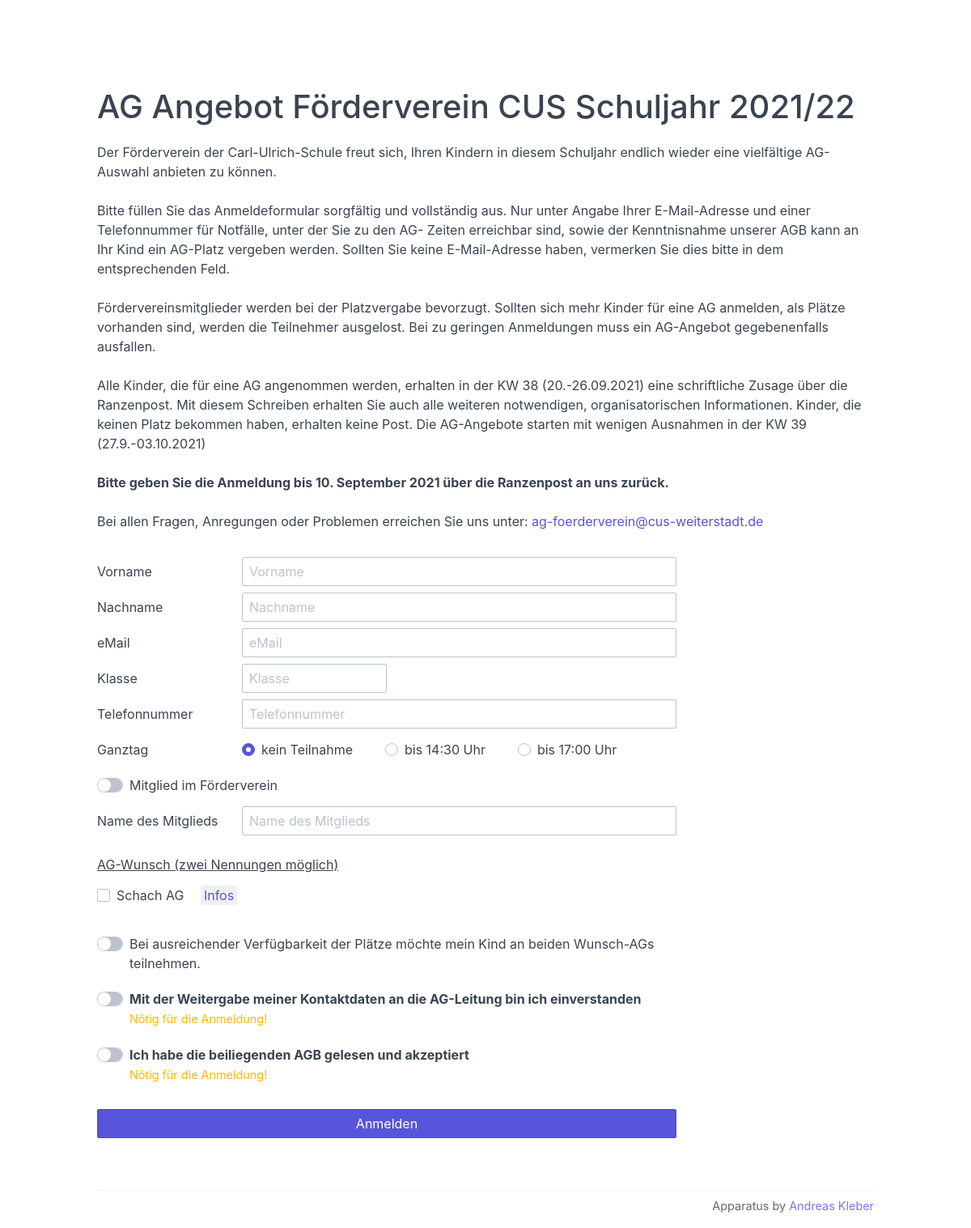
The page /event/1/view on the database as committed earlier.
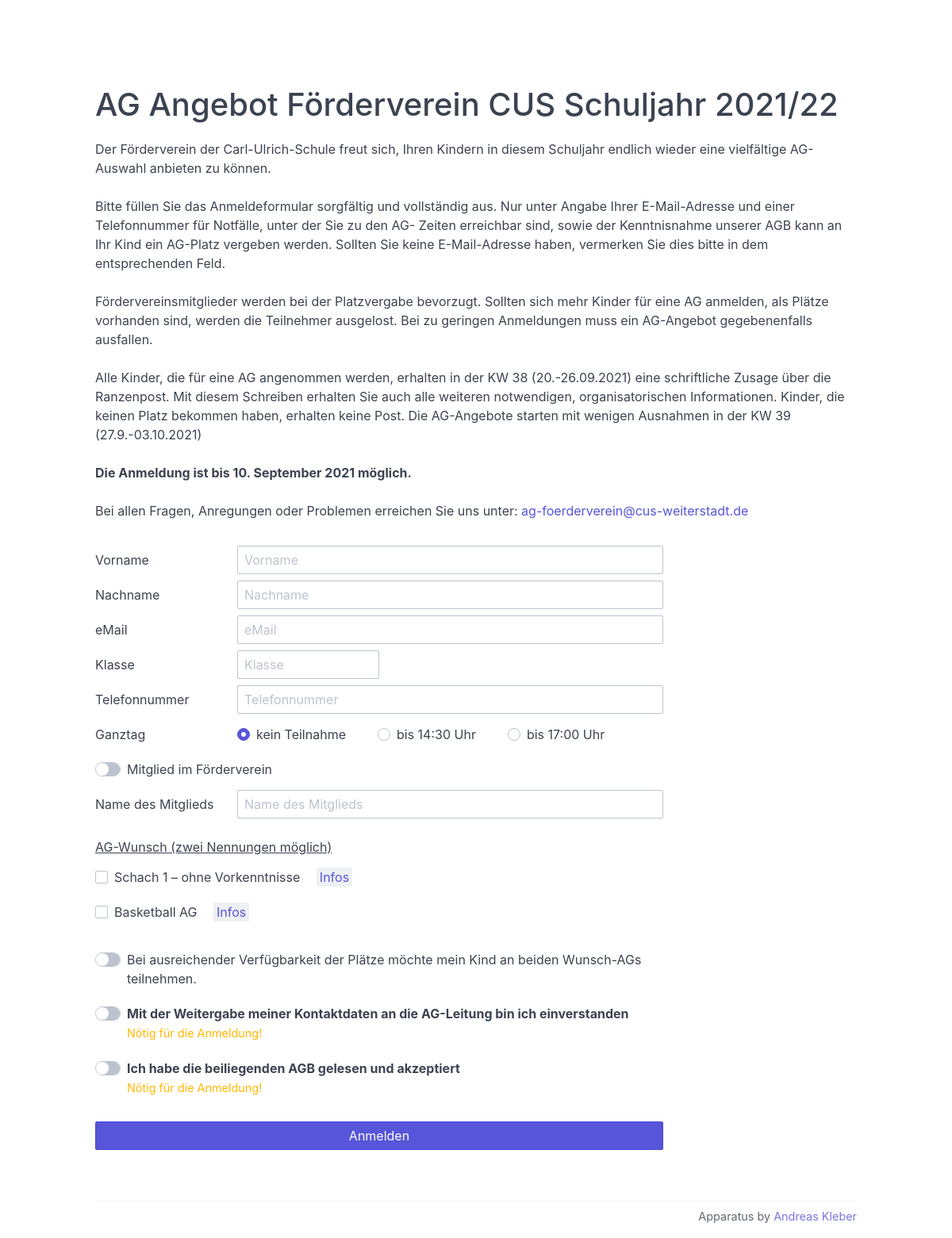
The same page on the database as committed later.
### tables this page shows
CREATE TABLE "event" (
	"eventID"	INTEGER NOT NULL,
	"tinylink"	TEXT NOT NULL,
	"active"	INTEGER NOT NULL,
	"title"	TEXT NOT NULL,
	"description"	TEXT,
	"creator"	INTEGER NOT NULL,
	"creationDate"	TEXT NOT NULL,
	"lastChangedDate"	TEXT NOT NULL,
	"registrationDeadline"	TEXT,
	"adminToken"	TEXT NOT NULL,
	"bannerImage"	BLOB,
	PRIMARY KEY("eventID" AUTOINCREMENT)
);

CREATE TABLE "activity" (
	"activityID"	INTEGER NOT NULL,
	"eventID"	INTEGER NOT NULL,
	"active"	INTEGER NOT NULL,
	"title"	TEXT NOT NULL,
	"description"	TEXT,
	"seats"	INTEGER,
	"creationDate"	TEXT NOT NULL,
	"lastChangedDate"	TEXT NOT NULL,
	PRIMARY KEY("activityID" AUTOINCREMENT)
);

### app/routes.py (the view)
@app.route("/event/<eventID>/view", methods=["GET"])
def eventView(eventID):
    cur = get_db().execute(
        "SELECT title, description FROM event WHERE eventID = ?", (eventID,)
    )
    rv = cur.fetchone()
    if not rv:
        return abort(404)
    event_data = {}
    event_data["eventID"] = eventID
    event_data["title"] = rv[0]
    event_data["description"] = markdown.markdown(rv[1])
    activity_data = []
    cur = get_db().execute(
        "SELECT activityID, title FROM activity WHERE eventID = ?", (eventID,)
    )
    for data in cur:
        a = {"activityID": data[0], "title": data[1]}
        activity_data.append(a)
    return render_template(
        "register.html", event_data=event_data, activity_data=activity_data
    )

### app/__init__.py (called while the page is built)
def get_db():
    db = getattr(g, "_database", None)
    if db is None:
        db = g._database = sqlite3.connect(DATABASE)
    return db

@app.teardown_appcontext
def close_connection(exception):
    db = getattr(g, "_database", None)
    if db is not None:
        db.close()

### app/templates/register.html (shortened to what this page needs)
{% extends 'eventBase.html' %}
{% block content %}
<H1 class="text-left mt-2">{{ event_data.title }}</H1>
<div>
  {{ event_data.description | safe }}
</div>
<div class="columns">
  <div class="column col-9 col-xs-12">
    <form class="form-horizontal" action="{{ url_for('register', eventID=event_data.eventID) }}" method="POST">
      <div class="form-group">
        <div class="col-3 col-sm-12">
          <label class="form-label" for="input-example-1">Vorname</label>
        </div>
        <div class="col-9 col-sm-12">
          <input class="form-input" type="text" name="firstName" placeholder="Vorname">
        </div>
      </div>
      <div class="form-group">
        <div class="col-3 col-sm-12">
          <label class="form-label" for="input-example-1">Nachname</label>
        </div>
        <div class="col-9 col-sm-12">
          <input class="form-input" type="text" name="familyName" placeholder="Nachname">
        </div>
      </div>
      <div class="form-group">
        <div class="col-3 col-sm-12">
          <label class="form-label" for="input-example-1">eMail</label>
        </div>
        <div class="col-9 col-sm-12">
          <input class="form-input" type="text" name="mail" placeholder="eMail">
        </div>
      </div>
      <div class="form-group">
        <div class="col-3 col-sm-12">
          <label class="form-label" for="input-example-1">Klasse</label>
        </div>
        <div class="col-3 col-sm-12">
          <input class="form-input" type="text" name="klasse" placeholder="Klasse">
        </div>
      </div>
      <div class="form-group">
        <div class="col-3 col-sm-12">
          <label class="form-label" for="input-example-1">Telefonnummer</label>
        </div>
        <div class="col-9 col-sm-12">
          <input class="form-input" type="text" name="telefonnummer" placeholder="Telefonnummer">
        </div>
      </div>
      <div class="form-group">
        <div class="col-3 col-sm-12">
          <label class="form-label" for="input-example-1">Ganztag</label>
        </div>
        <label class="form-radio form-inline">
          <input type="radio" name="ganztag" value="0" checked><i class="form-icon"></i> kein Teilnahme&emsp;&emsp;
        </label>
        <label class="form-radio form-inline">
          <input type="radio" name="ganztag" value="1"><i class="form-icon"></i> bis 14:30 Uhr&emsp;&emsp;
        </label>
        <label class="form-radio form-inline">
          <input type="radio" name="ganztag" value="2"><i class="form-icon"></i> bis 17:00 Uhr
        </label>
      </div>
      <div class="form-group">
        <label class="form-switch">
          <i class="form-icon"></i> Mitglied im Förderverein
        </label>
      </div>
      <div class="form-group">
        <div class="col-3 col-sm-12">
          <label class="form-label" for="input-example-1">Name des Mitglieds</label>
        </div>
        <div class="col-9 col-sm-12">
          <input class="form-input" type="text" name="foevMitgliedsname" placeholder="Name des Mitglieds">
        </div>
      </div>
      <div class="p-2"></div>
      <div class="form-group">
        <label class="">
          <u>AG-Wunsch (zwei Nennungen möglich)</u>
        </label>
      </div>
      {% for a in activity_data %}
      <div class="form-group">
        <label class="form-checkbox">
          <i class="form-icon"></i> {{ a['title'] }} &emsp;<span class="label"><a
              href="{{ url_for('activityAbout', activityID=a['activityID']) }}" target="_blank">Infos</a></span>
        </label>
      </div>
      {% endfor %}
      <div class="p-2"></div>
      <div class="form-group">
        <label class="form-switch">
          <i class="form-icon"></i> Bei ausreichender Verfügbarkeit der Plätze möchte mein Kind an beiden Wunsch-AGs
          teilnehmen.
        </label>
      </div>
      <div class="form-group">
        <label class="form-switch">
          <i class="form-icon"></i> <b>Mit der Weitergabe meiner Kontaktdaten an die AG-Leitung bin ich
            einverstanden</b><br />
          <span class="text-small text-warning">Nötig für die Anmeldung!</span>
        </label>
      </div>
      <div class="form-group">
        <label class="form-switch">
          <i class="form-icon"></i> <b>Ich habe die beiliegenden AGB gelesen und akzeptiert</b><br />
          <span class="text-small text-warning">Nötig für die Anmeldung!</span>
        </label>
      </div>
      <div class="p-2"></div>
      <button class="btn btn-primary btn-block">Anmelden</button>
      <div class="p-2"></div>
      <div class="p-2"></div>
      <div class="p-2"></div>
    </form>
  </div>
</div>
{% endblock %}

### app/templates/eventBase.html (shortened to what this page needs)
<!DOCTYPE html>
<html lang="en">
<head>
    <link rel="stylesheet" href="{{ url_for('static', filename='spectre.min.css') }}">
</head>
<body>
    <div
        style="background-image: url('{{ url_for('eventBanner', eventID=event_data.eventID) }}'); height: 100px; background-position: center; background-repeat: no-repeat; background-size: cover; position: relative;">
    </div>
    <div class="container grid-lg">
        {% block content %}{% endblock %}
        <div class="divider"></div>
        <div class="text-right text-small text-muted">
            Apparatus by <a href="http://andreas.drosselweg7a.de">Andreas Kleber</a>
        </div>
        <div class="p-2"></div>
    </div>
</body>
</html>

Rows that differ between the two databases and show on the page:
changed event: description "…der KW 39 (27.9.-03.10.2021) Bitte geben Sie die Anmeldung bis 10. September 2021 über die Ranzenpost an uns zurück. Bei allen Fragen, Anregungen…" → "…der KW 39 (27.9.-03.10.2021) Die Anmeldung ist bis 10. September 2021 möglich. Bei allen Fragen, Anregungen…"
changed activity: title "Schach AG" → "Schach 1 – ohne Vorkenntnisse"
added activity: title "Basketball AG"
